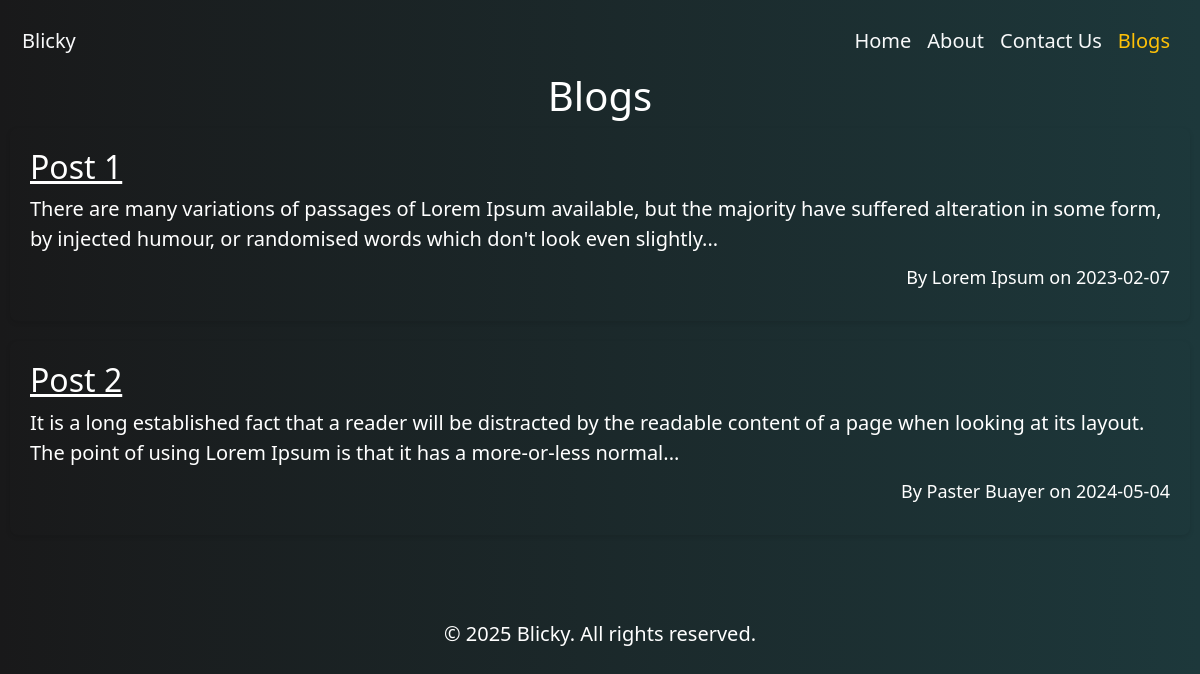
The app's page /blogs, older data.
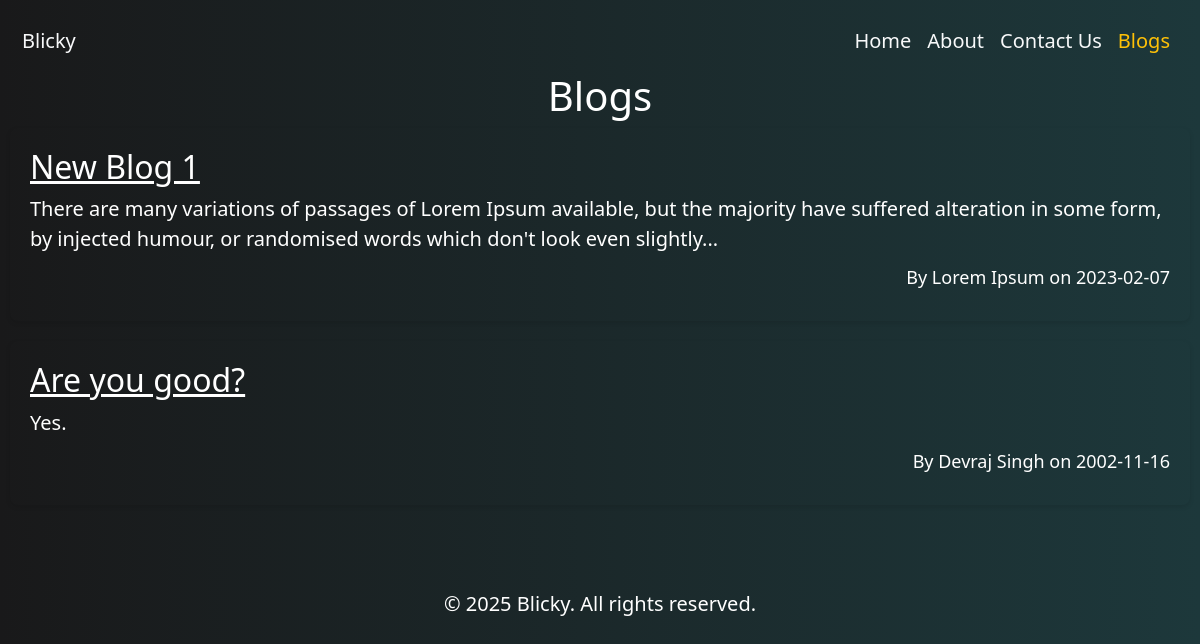
The same page, newer data.
### tables this page shows
CREATE TABLE posts (
    post_id INTEGER PRIMARY KEY AUTOINCREMENT,
    title TEXT NOT NULL,
    content TEXT NOT NULL,
    author TEXT NOT NULL,
    date TEXT NOT NULL
);

### app.py (the view)
@app.route('/blogs')
def blogs():
    conn = get_db_connection()
    posts = conn.execute('SELECT post_id, title, content, author, date FROM posts').fetchall()
    conn.close()
    return render_template('blogs.html', posts=posts)

### app.py (called while the page is built)
def get_db_connection():
    conn = sqlite3.connect('blog.db')
    conn.row_factory = sqlite3.Row
    return conn

### templates/blogs.html (shortened to what this page needs)
<html lang="en">
    <head>
        <link rel="stylesheet" href="https://cdn.jsdelivr.net/npm/bootstrap@5.0.2/dist/css/bootstrap.min.css">
        <link rel="stylesheet" href="{{ url_for('static', filename='style.css') }}">
    </head>
<body>
    <nav class="navbar navbar-expand-lg">
        <div class="container-fluid">
            <a class="navbar-brand text-light" href="#">Blicky</a>
            <div class="collapse navbar-collapse" id="navbarNav">
                <ul class="navbar-nav ms-auto">
                    <li class="nav-item">
                        <a class="nav-link text-light" href="{{ url_for('homepage') }}">Home</a>
                    </li>
                    <li class="nav-item">
                        <a class="nav-link text-light" href="{{ url_for('about') }}">About</a>
                    </li>
                    <li class="nav-item">
                        <a class="nav-link text-light" href="{{ url_for('contact') }}">Contact Us</a>
                    </li>
                    <li class="nav-item active">
                        <a class="nav-link text-warning" href="{{ url_for('blogs') }}">Blogs</a>
                    </li>
                </ul>
            </div>
        </div>
    </nav>
    <h1>Blogs</h1>
    <div class="blog-container">
        {% for post in posts %}
        <div class="blog-post">
            <h2><a href="{{ url_for('blog_post', post_id=post['post_id']) }}">{{ post['title'] }}</a></h2>
            <p>{{ post['content'] | truncate(200) }}</p>
            <p class="author-date">By {{ post['author'] }} on {{ post['date'] }}</p>
        </div>
        {% endfor %}
    </div>
    <footer class="py-3 mt-5">
        <div class="container text-center">
            <p>&copy; 2025 Blicky. All rights reserved.</p>
        </div>
    </footer>
</body>
</html>

### static/style.css (style rules this page uses)
body { background-image:linear-gradient(to right,#19191a,#1d383b) ; color: #fff; padding: 10px; text-align: center; font-size: 20px; border-radius: 10px; transition: background-color 0.3s ease-out; }
.container { width: 80%; margin: 0 auto; padding: 20px; }
h1 { text-align: center; }
.blog-container { display: flex; flex-direction: column; gap: 20px; }
.blog-post { border-radius: 8px; text-align: left; padding: 20px; box-shadow: 0 2px 5px rgba(0,0,0,0.1); transition: transform 0.3s ease; }
.blog-post h2 { margin-top: 0; color: #ffffff; text-decoration: underline; }
.blog-post h2 a { text-decoration: none; color: inherit; }
.blog-post p { margin-bottom: 10px; }
.author-date { font-size: 0.9em; color: #ffffff; text-align: right; }

Row changes from the older to the newer data that the page shows:
removed posts: title "Post 2", content "It is a long established fact that a reader will be distracted by the readable content of a page when looking at its layout. The point of using Lorem Ipsum is that it has a more-or-less normal...", author "Paster Buayer", date "2024-05-04"
changed posts "Lorem Ipsum": title "Post 1" → "New Blog 1"
added posts: title "Are you good?", content "Yes.", author "Devraj Singh", date "2002-11-16"
